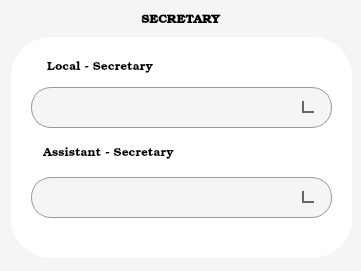
   <widget class="QWidget" name="widget_3" native="true">
    <property name="geometry">
     <rect>
      <x>30</x>
      <y>410</y>
      <width>361</width>
      <height>271</height>
     </rect>
    </property>
    <property name="styleSheet">
     <string notr="true">background-color: rgb(245, 245, 245);
border-radius: 40px;</string>
    </property>
    <widget class="QWidget" name="widget_4" native="true">
     <property name="geometry">
      <rect>
       <x>11</x>
       <y>37</y>
       <width>341</width>
       <height>221</height>
      </rect>
     </property>
     <property name="styleSheet">
      <string notr="true">background-color: rgb(255, 255, 255);
border-radius: 40px;</string>
     </property>
     <widget class="QLabel" name="label_12">
      <property name="geometry">
       <rect>
        <x>36</x>
        <y>20</y>
        <width>111</width>
        <height>21</height>
       </rect>
      </property>
      <property name="font">
       <font>
        <family>Bookman Old Style</family>
        <pointsize>9</pointsize>
       </font>
      </property>
      <property name="styleSheet">
       <string notr="true">color: rgb(0, 0, 0);
background-color: transparent;</string>
      </property>
      <property name="text">
       <string>Local - Secretary</string>
      </property>
      <property name="alignment">
       <set>Qt::AlignLeading|Qt::AlignLeft|Qt::AlignVCenter</set>
      </property>
     </widget>
     <widget class="QLabel" name="label_13">
      <property name="geometry">
       <rect>
        <x>32</x>
        <y>106</y>
        <width>131</width>
        <height>21</height>
       </rect>
      </property>
      <property name="font">
       <font>
        <family>Bookman Old Style</family>
        <pointsize>9</pointsize>
       </font>
      </property>
      <property name="styleSheet">
       <string notr="true">color: rgb(0, 0, 0);
background-color: transparent;</string>
      </property>
      <property name="text">
       <string>Assistant - Secretary</string>
      </property>
      <property name="alignment">
       <set>Qt::AlignLeading|Qt::AlignLeft|Qt::AlignVCenter</set>
      </property>
     </widget>
     <widget class="QComboBox" name="local_sec_box">
      <property name="geometry">
       <rect>
        <x>20</x>
        <y>50</y>
        <width>301</width>
        <height>41</height>
       </rect>
      </property>
      <property name="styleSheet">
       <string notr="true">QComboBox {
    background-color: #f5f5f5;
    border: 1px solid #e0e0e0;
    border-radius: 20px;
    padding: 8px 35px 8px 15px;  /* Increased right padding for arrow space */
    min-width: 6em;
    min-height: 20px;
    color: #333333;
    font-size: 14px;
}

QComboBox:hover {
    background-color: #ebebeb;
    border: 1px solid #d0d0d0;
}

QComboBox:focus {
    border: 1px solid #4a90e2;
    background-color: #ffffff;
}

/* Dropdown button area */
QComboBox::drop-down {
    border: none;
    width: 32px;
    border-top-right-radius: 20px;
    border-bottom-right-radius: 20px;
}

/* Clear default arrow */
QComboBox::down-arrow {
    width: 10px;
    height: 10px;
    background: transparent;
    border: 2px solid #666666;  /* Arrow color */
    border-top: none;
    border-right: none;
    margin-right: 15px;
    transform: rotate(-45deg);
}

QComboBox::down-arrow:hover {
    border-color: #333333;
}

/* Dropdown list styling */
QComboBox QAbstractItemView {
    background-color: white;
    border: 1px solid #e0e0e0;
    border-radius: 15px;
    padding: 8px;
    selection-background-color: #f0f0f0;
    selection-color: #333333;
    margin-top: 5px;
}

/* Dropdown list items */
QComboBox QAbstractItemView::item {
    height: 35px;
    padding-left: 15px;
    border-radius: 10px;
}

QComboBox QAbstractItemView::item:hover {
    background-color: #f5f5f5;
}

QComboBox QAbstractItemView::item:selected {
    background-color: #ebebeb;
}

/* Disabled state */
QComboBox:disabled {
    background-color: #f9f9f9;
    color: #999999;
    border: 1px solid #e5e5e5;
}

QComboBox:disabled::down-arrow {
    border-color: #999999;
}</string>
      </property>
     </widget>
     <widget class="QComboBox" name="ass_sec_box">
      <property name="geometry">
       <rect>
        <x>20</x>
        <y>140</y>
        <width>301</width>
        <height>41</height>
       </rect>
      </property>
      <property name="styleSheet">
       <string notr="true">QComboBox {
    background-color: #f5f5f5;
    border: 1px solid #e0e0e0;
    border-radius: 20px;
    padding: 8px 35px 8px 15px;  /* Increased right padding for arrow space */
    min-width: 6em;
    min-height: 20px;
    color: #333333;
    font-size: 14px;
}

QComboBox:hover {
    background-color: #ebebeb;
    border: 1px solid #d0d0d0;
}

QComboBox:focus {
    border: 1px solid #4a90e2;
    background-color: #ffffff;
}

/* Dropdown button area */
QComboBox::drop-down {
    border: none;
    width: 32px;
    border-top-right-radius: 20px;
    border-bottom-right-radius: 20px;
}

/* Clear default arrow */
QComboBox::down-arrow {
    width: 10px;
    height: 10px;
    background: transparent;
    border: 2px solid #666666;  /* Arrow color */
    border-top: none;
    border-right: none;
    margin-right: 15px;
    transform: rotate(-45deg);
}

QComboBox::down-arrow:hover {
    border-color: #333333;
}

/* Dropdown list styling */
QComboBox QAbstractItemView {
    background-color: white;
    border: 1px solid #e0e0e0;
    border-radius: 15px;
    padding: 8px;
    selection-background-color: #f0f0f0;
    selection-color: #333333;
    margin-top: 5px;
}

/* Dropdown list items */
QComboBox QAbstractItemView::item {
    height: 35px;
    padding-left: 15px;
    border-radius: 10px;
}

QComboBox QAbstractItemView::item:hover {
    background-color: #f5f5f5;
}

QComboBox QAbstractItemView::item:selected {
    background-color: #ebebeb;
}

/* Disabled state */
QComboBox:disabled {
    background-color: #f9f9f9;
    color: #999999;
    border: 1px solid #e5e5e5;
}

QComboBox:disabled::down-arrow {
    border-color: #999999;
}</string>
      </property>
     </widget>
    </widget>
    <widget class="QLabel" name="label_24">
     <property name="geometry">
      <rect>
       <x>106</x>
       <y>10</y>
       <width>149</width>
       <height>21</height>
      </rect>
     </property>
     <property name="font">
      <font>
       <family>Bookman Old Style</family>
       <pointsize>9</pointsize>
       <weight>75</weight>
       <bold>true</bold>
      </font>
     </property>
     <property name="styleSheet">
      <string notr="true">color: rgb(0, 0, 0);
background-color: transparent;</string>
     </property>
     <property name="text">
      <string>SECRETARY</string>
     </property>
     <property name="alignment">
      <set>Qt::AlignCenter</set>
     </property>
    </widget>
   </widget>
